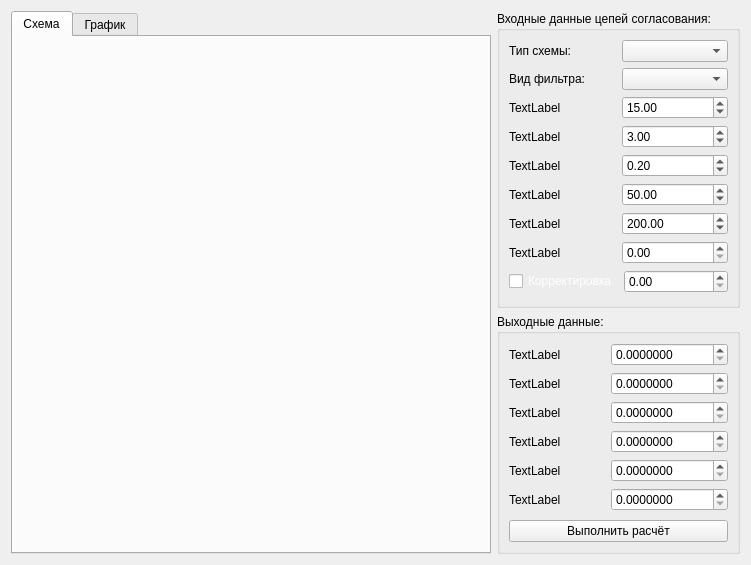
<?xml version="1.0" encoding="UTF-8"?>
<ui version="4.0">
 <class>Matching</class>
 <widget class="QWidget" name="Matching">
  <property name="geometry">
   <rect>
    <x>0</x>
    <y>0</y>
    <width>751</width>
    <height>565</height>
   </rect>
  </property>
  <property name="windowTitle">
   <string>Form</string>
  </property>
  <layout class="QGridLayout" name="gridLayout">
   <item row="0" column="0">
    <layout class="QGridLayout" name="gridLayout_6">
     <item row="0" column="0">
      <widget class="QTabWidget" name="tabWidget">
       <property name="currentIndex">
        <number>0</number>
       </property>
       <widget class="QWidget" name="tab">
        <attribute name="title">
         <string>Схема</string>
        </attribute>
        <layout class="QGridLayout" name="gridLayout_5">
         <item row="0" column="0">
          <layout class="QHBoxLayout" name="SVG_M"/>
         </item>
        </layout>
       </widget>
       <widget class="QWidget" name="tab_2">
        <attribute name="title">
         <string>График</string>
        </attribute>
        <layout class="QGridLayout" name="gridLayout_4">
         <item row="0" column="0">
          <layout class="QVBoxLayout" name="ChartsLayout"/>
         </item>
        </layout>
       </widget>
      </widget>
     </item>
     <item row="0" column="1">
      <layout class="QVBoxLayout" name="verticalLayout">
       <item>
        <widget class="QGroupBox" name="groupBox">
         <property name="title">
          <string>Входные данные цепей согласования:</string>
         </property>
         <layout class="QGridLayout" name="gridLayout_2">
          <item row="2" column="0">
           <spacer name="verticalSpacer">
            <property name="orientation">
             <enum>Qt::Vertical</enum>
            </property>
            <property name="sizeHint" stdset="0">
             <size>
              <width>20</width>
              <height>40</height>
             </size>
            </property>
           </spacer>
          </item>
          <item row="0" column="0">
           <layout class="QVBoxLayout" name="verticalLayout_7">
            <item>
             <layout class="QHBoxLayout" name="horizontalLayout_4">
              <item>
               <widget class="QLabel" name="Label_Type">
                <property name="text">
                 <string>Тип схемы:</string>
                </property>
               </widget>
              </item>
              <item>
               <widget class="QComboBox" name="ComboBox_Type"/>
              </item>
             </layout>
            </item>
            <item>
             <layout class="QHBoxLayout" name="horizontalLayout_7">
              <item>
               <widget class="QLabel" name="Label_View">
                <property name="text">
                 <string>Вид фильтра:</string>
                </property>
               </widget>
              </item>
              <item>
               <widget class="QComboBox" name="ComboBox_View"/>
              </item>
             </layout>
            </item>
            <item>
             <layout class="QVBoxLayout" name="verticalLayout_6">
              <item>
               <layout class="QHBoxLayout" name="horizontalLayout_3">
                <item>
                 <layout class="QVBoxLayout" name="verticalLayout_5">
                  <item>
                   <widget class="QLabel" name="Label_InPut1">
                    <property name="text">
                     <string>TextLabel</string>
                    </property>
                   </widget>
                  </item>
                  <item>
                   <widget class="QLabel" name="Label_InPut2">
                    <property name="text">
                     <string>TextLabel</string>
                    </property>
                   </widget>
                  </item>
                  <item>
                   <widget class="QLabel" name="Label_InPut3">
                    <property name="text">
                     <string>TextLabel</string>
                    </property>
                   </widget>
                  </item>
                 </layout>
                </item>
                <item>
                 <layout class="QVBoxLayout" name="verticalLayout_4">
                  <item>
                   <widget class="QDoubleSpinBox" name="DoubleSpinBoxF_InPut1">
                    <property name="minimum">
                     <double>0.000000000000000</double>
                    </property>
                    <property name="maximum">
                     <double>1000000000.000000000000000</double>
                    </property>
                    <property name="value">
                     <double>15.000000000000000</double>
                    </property>
                   </widget>
                  </item>
                  <item>
                   <widget class="QDoubleSpinBox" name="DoubleSpinBoxF_InPut2">
                    <property name="minimum">
                     <double>0.010000000000000</double>
                    </property>
                    <property name="maximum">
                     <double>10000.000000000000000</double>
                    </property>
                    <property name="value">
                     <double>3.000000000000000</double>
                    </property>
                   </widget>
                  </item>
                  <item>
                   <widget class="QDoubleSpinBox" name="DoubleSpinBoxF_InPut3">
                    <property name="value">
                     <double>0.200000000000000</double>
                    </property>
                   </widget>
                  </item>
                 </layout>
                </item>
               </layout>
              </item>
              <item>
               <layout class="QHBoxLayout" name="horizontalLayout_2">
                <item>
                 <layout class="QVBoxLayout" name="verticalLayout_3">
                  <item>
                   <widget class="QLabel" name="Label_InPut4">
                    <property name="text">
                     <string>TextLabel</string>
                    </property>
                   </widget>
                  </item>
                  <item>
                   <widget class="QLabel" name="Label_InPut5">
                    <property name="text">
                     <string>TextLabel</string>
                    </property>
                   </widget>
                  </item>
                  <item>
                   <widget class="QLabel" name="Label_InPut6">
                    <property name="text">
                     <string>TextLabel</string>
                    </property>
                   </widget>
                  </item>
                 </layout>
                </item>
                <item>
                 <layout class="QVBoxLayout" name="verticalLayout_2">
                  <item>
                   <widget class="QDoubleSpinBox" name="DoubleSpinBoxF_InPut4">
                    <property name="maximum">
                     <double>1000.000000000000000</double>
                    </property>
                    <property name="value">
                     <double>50.000000000000000</double>
                    </property>
                   </widget>
                  </item>
                  <item>
                   <widget class="QDoubleSpinBox" name="DoubleSpinBoxF_InPut5">
                    <property name="maximum">
                     <double>1000.000000000000000</double>
                    </property>
                    <property name="value">
                     <double>200.000000000000000</double>
                    </property>
                   </widget>
                  </item>
                  <item>
                   <widget class="QDoubleSpinBox" name="DoubleSpinBoxF_InPut6">
                    <property name="maximum">
                     <double>1000.000000000000000</double>
                    </property>
                   </widget>
                  </item>
                 </layout>
                </item>
               </layout>
              </item>
             </layout>
            </item>
           </layout>
          </item>
          <item row="1" column="0">
           <layout class="QHBoxLayout" name="horizontalLayout_9">
            <item>
             <widget class="QCheckBox" name="Alignment_CheckBox">
              <property name="styleSheet">
               <string notr="true">color: rgb(255, 255, 255);</string>
              </property>
              <property name="text">
               <string>Корректировка</string>
              </property>
             </widget>
            </item>
            <item>
             <widget class="QDoubleSpinBox" name="doubleSpinBoxInPutCorrect"/>
            </item>
           </layout>
          </item>
         </layout>
        </widget>
       </item>
       <item>
        <widget class="QGroupBox" name="groupBox_2">
         <property name="title">
          <string>Выходные данные:</string>
         </property>
         <layout class="QGridLayout" name="gridLayout_3">
          <item row="0" column="0">
           <layout class="QVBoxLayout" name="verticalLayout_12">
            <item>
             <layout class="QHBoxLayout" name="horizontalLayout_5">
              <item>
               <layout class="QVBoxLayout" name="verticalLayout_9">
                <item>
                 <widget class="QLabel" name="Label_OutPut1">
                  <property name="text">
                   <string>TextLabel</string>
                  </property>
                 </widget>
                </item>
                <item>
                 <widget class="QLabel" name="Label_OutPut2">
                  <property name="text">
                   <string>TextLabel</string>
                  </property>
                 </widget>
                </item>
                <item>
                 <widget class="QLabel" name="Label_OutPut3">
                  <property name="text">
                   <string>TextLabel</string>
                  </property>
                 </widget>
                </item>
               </layout>
              </item>
              <item>
               <layout class="QVBoxLayout" name="verticalLayout_8">
                <item>
                 <widget class="QDoubleSpinBox" name="DoubleSpinBoxF_OutPut1">
                  <property name="decimals">
                   <number>7</number>
                  </property>
                  <property name="maximum">
                   <double>10000000000000.000000000000000</double>
                  </property>
                 </widget>
                </item>
                <item>
                 <widget class="QDoubleSpinBox" name="DoubleSpinBoxF_OutPut2">
                  <property name="decimals">
                   <number>7</number>
                  </property>
                  <property name="maximum">
                   <double>100000000000000.000000000000000</double>
                  </property>
                 </widget>
                </item>
                <item>
                 <widget class="QDoubleSpinBox" name="DoubleSpinBoxF_OutPut3">
                  <property name="decimals">
                   <number>7</number>
                  </property>
                  <property name="maximum">
                   <double>100000000000000000.000000000000000</double>
                  </property>
                 </widget>
                </item>
               </layout>
              </item>
             </layout>
            </item>
            <item>
             <layout class="QHBoxLayout" name="horizontalLayout_6">
              <item>
               <layout class="QVBoxLayout" name="verticalLayout_11">
                <item>
                 <widget class="QLabel" name="Label_OutPut4">
                  <property name="text">
                   <string>TextLabel</string>
                  </property>
                 </widget>
                </item>
                <item>
                 <widget class="QLabel" name="Label_OutPut5">
                  <property name="text">
                   <string>TextLabel</string>
                  </property>
                 </widget>
                </item>
                <item>
                 <widget class="QLabel" name="Label_OutPut6">
                  <property name="text">
                   <string>TextLabel</string>
                  </property>
                 </widget>
                </item>
               </layout>
              </item>
              <item>
               <layout class="QVBoxLayout" name="verticalLayout_10">
                <item>
                 <widget class="QDoubleSpinBox" name="DoubleSpinBoxF_OutPut4">
                  <property name="decimals">
                   <number>7</number>
                  </property>
                  <property name="maximum">
                   <double>1000000000000000.000000000000000</double>
                  </property>
                 </widget>
                </item>
                <item>
                 <widget class="QDoubleSpinBox" name="DoubleSpinBoxF_OutPut5">
                  <property name="decimals">
                   <number>7</number>
                  </property>
                  <property name="maximum">
                   <double>100000000000000000.000000000000000</double>
                  </property>
                 </widget>
                </item>
                <item>
                 <widget class="QDoubleSpinBox" name="DoubleSpinBoxF_OutPut6">
                  <property name="decimals">
                   <number>7</number>
                  </property>
                  <property name="maximum">
                   <double>100000000000000000.000000000000000</double>
                  </property>
                 </widget>
                </item>
               </layout>
              </item>
             </layout>
            </item>
           </layout>
          </item>
          <item row="1" column="0">
           <spacer name="verticalSpacer_2">
            <property name="orientation">
             <enum>Qt::Vertical</enum>
            </property>
            <property name="sizeHint" stdset="0">
             <size>
              <width>20</width>
              <height>40</height>
             </size>
            </property>
           </spacer>
          </item>
          <item row="2" column="0">
           <widget class="QPushButton" name="PushButton_Calculate">
            <property name="text">
             <string>Выполнить расчёт</string>
            </property>
           </widget>
          </item>
         </layout>
        </widget>
       </item>
      </layout>
     </item>
    </layout>
   </item>
  </layout>
 </widget>
 <resources/>
 <connections/>
</ui>
